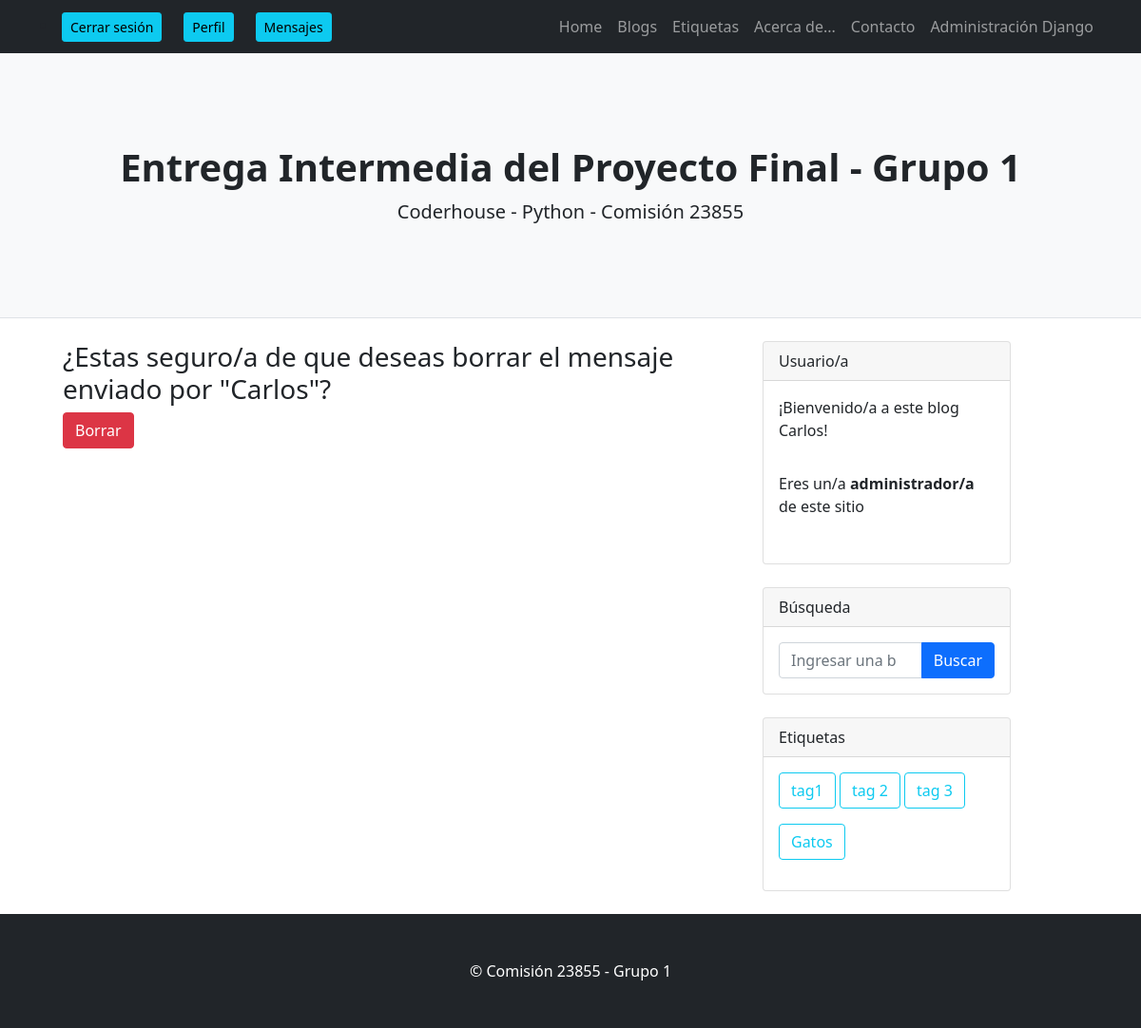
Screenshot of /AppProyecto1/eliminarmensaje/13/ (signed in) with the database file from the repository.
### AppProyecto1/models.py (models this page shows, shortened)
class Tag(models.Model):
    name=models.CharField(max_length=40)

### AppProyecto1/views.py (the view)
# urls.py: path('eliminarmensaje/<pk>/', views.MensajeDelete.as_view(), name = 'EliminarMensaje')
@method_decorator(login_required, name='dispatch')
class MensajeDelete(DeleteView):
    model = Mensajeria
    success_url = "/AppProyecto1/inbox/"
    def get_context_data(self, **kwargs): # Función para invocar tags
        context = super().get_context_data(**kwargs)
        context['tags'] = Tag.objects.all()
        return context

### AppProyecto1/templatetags/group.py (called while the page is built)
@register.filter
def has_group(user, group_name):
    return user.groups.filter(name='Admin').exists()

### AppProyecto1/templates/AppProyecto1/mensajeria_confirm_delete.html
{% extends 'AppProyecto1/padre.html' %}
{% load static %}
{% block contenidoQueCambia %}
<div class="container">
<form method="Post">{% csrf_token %}
    <h3>¿Estas seguro/a de que deseas borrar el mensaje enviado por "{{user}}"?</h3>
    <input class="btn btn-danger mb-2" type="submit" value="Borrar">
</form>
</div>
{% endblock contenidoQueCambia %}

### AppProyecto1/templates/AppProyecto1/padre.html (shortened to what this page needs)
<!DOCTYPE html>
<html lang="en">
    <head>
        {% load static %}
        {% load group %}
        <link href="{% static 'AppProyecto1/css/styles.css' %}" rel="stylesheet" />
    </head>
    <body>
        <nav class="navbar navbar-expand-lg navbar-dark bg-dark">
            <div class="container">
                {% if request.user.is_authenticated %}
                <li class="nav-item"><a type="button" class="btn btn-info btn-sm" aria-current="page" href="{% url 'Logout' %}">Cerrar sesión</a></li>
                <li class="nav-item"><a type="button" class="btn btn-info btn-sm" aria-current="page" href="{% url 'VerPerfil' %}">Perfil</a></li>
                <li class="nav-item"><a type="button" class="btn btn-info btn-sm" aria-current="page" href="{% url 'Inbox' %}">Mensajes</a></li>
                {% endif %}
                <div class="collapse navbar-collapse" id="navbarSupportedContent">
                    <ul class="navbar-nav ms-auto mb-2 mb-lg-0">
                        <li class="nav-item"><a class="nav-link" href="{% url 'Inicio' %}">Home</a></li>
                        <li class="nav-item"><a class="nav-link" href="{% url 'BlogList' %}">Blogs</a></li>
                        <li class="nav-item"><a class="nav-link" href="{% url 'TagList' %}">Etiquetas</a></li>
                        <li class="nav-item"><a class="nav-link" href="{% url 'About' %}">Acerca de...</a></li>
                        <li class="nav-item"><a class="nav-link" href="#!">Contacto</a></li>
                        <li class="nav-item"><a class="nav-link" href="http://localhost:8000/admin/">Administración Django</a></li>
                    </ul>
                </div>
            </div>
        </nav>
        <header class="py-5 bg-light border-bottom mb-4">
            <div class="container">
                <div class="text-center my-5">
                    <h1 class="fw-bolder">Entrega Intermedia del Proyecto Final - Grupo 1</h1>
                    <p class="lead mb-0">Coderhouse - Python - Comisión 23855</p>
                </div>
            </div>
        </header>
        <div class="container">
            <div class="row">
                <div class="col-lg-8">
                    {% block contenidoQueCambia %}
                    {% endblock contenidoQueCambia %}
                </div>
                <div class="col-lg-3">
                    <div class="card mb-4">
                        <div class="card-header">Usuario/a</div>
                        {% if not request.user.is_authenticated %}
                            <div class="card-body">Para acceder al contenido de este página, debes registrarte e iniciar sesión.</div>
                        {% else %}
                            <div class="card-body">¡Bienvenido/a a este blog {{ user.username }}!</div>
                            {% if user|has_group:'Admin' %}
                                <div class="card-body">Eres un/a <b>administrador/a</b> de este sitio</div>
                            {% else %}
                                <div class="card-body">Eres un/a <b>usuario/a</b> de este sitio</div>
                            {% endif %}
                        {% endif %}
                    </div>
                    {% if request.user.is_authenticated %}
                    <div class="card mb-4">
                        <div class="card-header">Búsqueda</div>
                        <div class="card-body">
                            <div class="input-group" method="GET" action="{% url 'BlogSearch' %}">
                                    <form class="input-group" method="GET" action="{% url 'BlogSearch' %}" >
                                        <input class="form-control" type="search" name="search" placeholder="Ingresar una búsqueda...">
                                        <button class="btn btn-primary" type="submit">Buscar</button>
                                    </form>
                            </div>
                        </div>
                    </div>
                    {% endif %}
                    {% if request.user.is_authenticated %}
                    <div class="card mb-4">
                        <div class="card-header">Etiquetas</div>
                        <div class="card-body">
                                {% for tag in tags %}
                                    <a class="btn btn-outline-info btn mb-3" href="{% url 'BlogTagLista' tag.id %}" role="button" text-nowrap>{{tag.name}}</a>
                                {% endfor %}
                        </div>
                    </div>
                    {% endif %}
                </div>
            </div>
        </div>
        <footer class="py-5 bg-dark">
            <div class="container"><p class="m-0 text-center text-white">&copy; Comisión 23855 - Grupo 1</p></div>
        </footer>
</body>
</html>

### rows the page displays
Tag: name "tag1"
Tag: name "tag 2"
Tag: name "tag 3"
Tag: name "Gatos"

### other values shown
{{ user }} "Carlos"
{{ user.username }} "Carlos"
